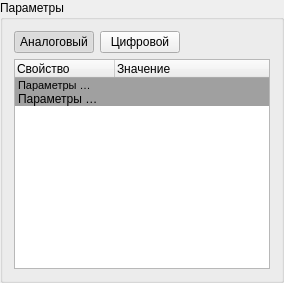
             <widget class="QGroupBox" name="groupBox_29">
              <property name="sizePolicy">
               <sizepolicy hsizetype="Preferred" vsizetype="Maximum">
                <horstretch>0</horstretch>
                <verstretch>0</verstretch>
               </sizepolicy>
              </property>
              <property name="title">
               <string>Параметры</string>
              </property>
              <layout class="QVBoxLayout" name="verticalLayout_36">
               <item>
                <layout class="QHBoxLayout" name="horizontalLayout_41">
                 <item>
                  <widget class="QPushButton" name="pushButton">
                   <property name="text">
                    <string>Аналоговый</string>
                   </property>
                   <property name="checkable">
                    <bool>true</bool>
                   </property>
                   <property name="checked">
                    <bool>true</bool>
                   </property>
                  </widget>
                 </item>
                 <item>
                  <widget class="QPushButton" name="pushButton_14">
                   <property name="text">
                    <string>Цифровой</string>
                   </property>
                  </widget>
                 </item>
                 <item>
                  <spacer name="horizontalSpacer_37">
                   <property name="orientation">
                    <enum>Qt::Horizontal</enum>
                   </property>
                   <property name="sizeHint" stdset="0">
                    <size>
                     <width>40</width>
                     <height>20</height>
                    </size>
                   </property>
                  </spacer>
                 </item>
                </layout>
               </item>
               <item>
                <widget class="QTreeWidget" name="PointParametersTreeView">
                 <property name="minimumSize">
                  <size>
                   <width>0</width>
                   <height>210</height>
                  </size>
                 </property>
                 <property name="maximumSize">
                  <size>
                   <width>16777215</width>
                   <height>16777215</height>
                  </size>
                 </property>
                 <property name="indentation">
                  <number>20</number>
                 </property>
                 <property name="rootIsDecorated">
                  <bool>false</bool>
                 </property>
                 <property name="itemsExpandable">
                  <bool>true</bool>
                 </property>
                 <property name="wordWrap">
                  <bool>true</bool>
                 </property>
                 <column>
                  <property name="text">
                   <string>Свойство</string>
                  </property>
                 </column>
                 <column>
                  <property name="text">
                   <string>Значение</string>
                  </property>
                 </column>
                 <item>
                  <property name="text">
                   <string>Параметры диапазона</string>
                  </property>
                  <property name="font">
                   <font>
                    <pointsize>8</pointsize>
                   </font>
                  </property>
                  <property name="background">
                   <brush brushstyle="SolidPattern">
                    <color alpha="255">
                     <red>160</red>
                     <green>160</green>
                     <blue>160</blue>
                    </color>
                   </brush>
                  </property>
                  <property name="foreground">
                   <brush brushstyle="NoBrush">
                    <color alpha="255">
                     <red>255</red>
                     <green>255</green>
                     <blue>255</blue>
                    </color>
                   </brush>
                  </property>
                  <property name="text">
                   <string/>
                  </property>
                  <property name="background">
                   <brush brushstyle="SolidPattern">
                    <color alpha="255">
                     <red>160</red>
                     <green>160</green>
                     <blue>160</blue>
                    </color>
                   </brush>
                  </property>
                  <property name="flags">
                   <set>ItemIsDragEnabled|ItemIsUserCheckable|ItemIsEnabled</set>
                  </property>
                  <item>
                   <property name="text">
                    <string>Диапазон, В</string>
                   </property>
                   <property name="text">
                    <string>600</string>
                   </property>
                  </item>
                  <item>
                   <property name="text">
                    <string>Допустимая погрешность, %</string>
                   </property>
                   <property name="text">
                    <string>1</string>
                   </property>
                   <item>
                    <property name="text">
                     <string>Нормирующее значение</string>
                    </property>
                    <property name="text">
                     <string>600</string>
                    </property>
                   </item>
                  </item>
                  <item>
                   <property name="text">
                    <string>Время успокоения, сек</string>
                   </property>
                   <property name="text">
                    <string>0,9</string>
                   </property>
                  </item>
                 </item>
                 <item>
                  <property name="text">
                   <string>Параметры точки</string>
                  </property>
                  <property name="background">
                   <brush brushstyle="SolidPattern">
                    <color alpha="255">
                     <red>160</red>
                     <green>160</green>
                     <blue>160</blue>
                    </color>
                   </brush>
                  </property>
                  <property name="foreground">
                   <brush brushstyle="NoBrush">
                    <color alpha="255">
                     <red>255</red>
                     <green>255</green>
                     <blue>255</blue>
                    </color>
                   </brush>
                  </property>
                  <property name="text">
                   <string/>
                  </property>
                  <property name="background">
                   <brush brushstyle="SolidPattern">
                    <color alpha="255">
                     <red>160</red>
                     <green>160</green>
                     <blue>160</blue>
                    </color>
                   </brush>
                  </property>
                  <property name="flags">
                   <set>ItemIsDragEnabled|ItemIsUserCheckable|ItemIsEnabled</set>
                  </property>
                  <item>
                   <property name="text">
                    <string>Метка</string>
                   </property>
                   <property name="text">
                    <string>300</string>
                   </property>
                   <property name="flags">
                    <set>ItemIsSelectable|ItemIsEditable|ItemIsDragEnabled|ItemIsUserCheckable|ItemIsEnabled</set>
                   </property>
                  </item>
                  <item>
                   <property name="text">
                    <string>Абсолютная погрешность, В</string>
                   </property>
                   <property name="text">
                    <string>3</string>
                   </property>
                  </item>
                  <item>
                   <property name="text">
                    <string>Относительная погрешность, %</string>
                   </property>
                   <property name="text">
                    <string>1</string>
                   </property>
                  </item>
                  <item>
                   <property name="text">
                    <string>Приведенная погрешность, %</string>
                   </property>
                   <property name="text">
                    <string>0,5</string>
                   </property>
                  </item>
                 </item>
                </widget>
               </item>
              </layout>
             </widget>
